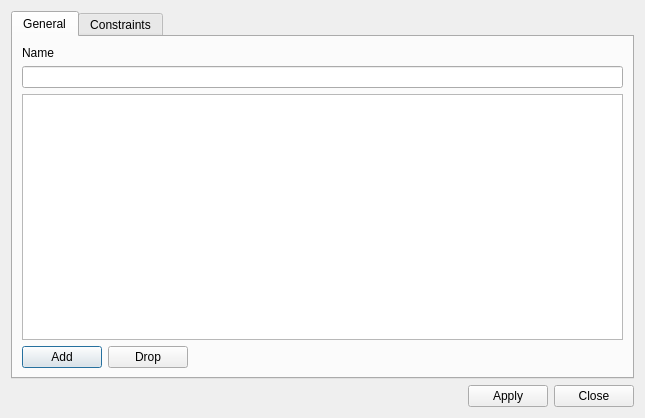
<?xml version="1.0" encoding="UTF-8"?>
<ui version="4.0">
 <class>TableEditForm</class>
 <widget class="QDialog" name="TableEditForm">
  <property name="geometry">
   <rect>
    <x>0</x>
    <y>0</y>
    <width>645</width>
    <height>418</height>
   </rect>
  </property>
  <property name="windowTitle">
   <string>Table editor</string>
  </property>
  <layout class="QVBoxLayout" name="verticalLayout_3">
   <item>
    <widget class="QTabWidget" name="tabs">
     <property name="currentIndex">
      <number>0</number>
     </property>
     <widget class="QWidget" name="tGeneral">
      <attribute name="title">
       <string>General</string>
      </attribute>
      <layout class="QVBoxLayout" name="verticalLayout_2">
       <item>
        <layout class="QVBoxLayout" name="verticalLayout">
         <item>
          <widget class="QLabel" name="label">
           <property name="text">
            <string>Name</string>
           </property>
          </widget>
         </item>
         <item>
          <widget class="QLineEdit" name="lineEdit"/>
         </item>
        </layout>
       </item>
       <item>
        <widget class="QTableView" name="tableView">
         <property name="editTriggers">
          <set>QAbstractItemView::AllEditTriggers</set>
         </property>
        </widget>
       </item>
       <item>
        <layout class="QHBoxLayout" name="horizontalLayout_2">
         <item>
          <widget class="QPushButton" name="btnAdd">
           <property name="text">
            <string>Add</string>
           </property>
           <property name="icon">
            <iconset resource="../icons.qrc">
             <normaloff>:/icons/column_add.png</normaloff>:/icons/column_add.png</iconset>
           </property>
          </widget>
         </item>
         <item>
          <widget class="QPushButton" name="btnDelete">
           <property name="text">
            <string>Drop</string>
           </property>
           <property name="icon">
            <iconset resource="../icons.qrc">
             <normaloff>:/icons/column_delete.png</normaloff>:/icons/column_delete.png</iconset>
           </property>
          </widget>
         </item>
         <item>
          <spacer name="horizontalSpacer_2">
           <property name="orientation">
            <enum>Qt::Horizontal</enum>
           </property>
           <property name="sizeHint" stdset="0">
            <size>
             <width>40</width>
             <height>20</height>
            </size>
           </property>
          </spacer>
         </item>
        </layout>
       </item>
      </layout>
     </widget>
     <widget class="QWidget" name="tConstraints">
      <attribute name="title">
       <string>Constraints</string>
      </attribute>
      <layout class="QVBoxLayout" name="verticalLayout_4">
       <item>
        <widget class="QTableView" name="tvConstraints">
         <property name="editTriggers">
          <set>QAbstractItemView::NoEditTriggers</set>
         </property>
         <property name="alternatingRowColors">
          <bool>true</bool>
         </property>
         <property name="selectionMode">
          <enum>QAbstractItemView::SingleSelection</enum>
         </property>
         <property name="selectionBehavior">
          <enum>QAbstractItemView::SelectRows</enum>
         </property>
         <attribute name="horizontalHeaderStretchLastSection">
          <bool>true</bool>
         </attribute>
        </widget>
       </item>
       <item>
        <layout class="QHBoxLayout" name="horizontalLayout_3">
         <item>
          <widget class="QPushButton" name="btnAddConstraint">
           <property name="sizePolicy">
            <sizepolicy hsizetype="Maximum" vsizetype="Fixed">
             <horstretch>0</horstretch>
             <verstretch>0</verstretch>
            </sizepolicy>
           </property>
           <property name="text">
            <string>Add</string>
           </property>
           <property name="icon">
            <iconset resource="../icons.qrc">
             <normaloff>:/icons/constraint_add.png</normaloff>:/icons/constraint_add.png</iconset>
           </property>
           <property name="iconSize">
            <size>
             <width>16</width>
             <height>16</height>
            </size>
           </property>
          </widget>
         </item>
         <item>
          <widget class="QPushButton" name="btnDropConstraint">
           <property name="text">
            <string>Drop</string>
           </property>
           <property name="icon">
            <iconset resource="../icons.qrc">
             <normaloff>:/icons/constraint_drop.png</normaloff>:/icons/constraint_drop.png</iconset>
           </property>
          </widget>
         </item>
         <item>
          <spacer name="horizontalSpacer_3">
           <property name="orientation">
            <enum>Qt::Horizontal</enum>
           </property>
           <property name="sizeHint" stdset="0">
            <size>
             <width>40</width>
             <height>20</height>
            </size>
           </property>
          </spacer>
         </item>
        </layout>
       </item>
      </layout>
     </widget>
    </widget>
   </item>
   <item>
    <layout class="QHBoxLayout" name="horizontalLayout">
     <item>
      <spacer name="horizontalSpacer">
       <property name="orientation">
        <enum>Qt::Horizontal</enum>
       </property>
       <property name="sizeHint" stdset="0">
        <size>
         <width>40</width>
         <height>20</height>
        </size>
       </property>
      </spacer>
     </item>
     <item>
      <widget class="QPushButton" name="pushButton">
       <property name="text">
        <string>Apply</string>
       </property>
      </widget>
     </item>
     <item>
      <widget class="QPushButton" name="pushButton_2">
       <property name="text">
        <string>Close</string>
       </property>
      </widget>
     </item>
    </layout>
   </item>
  </layout>
 </widget>
 <resources>
  <include location="../icons.qrc"/>
 </resources>
 <connections/>
</ui>
